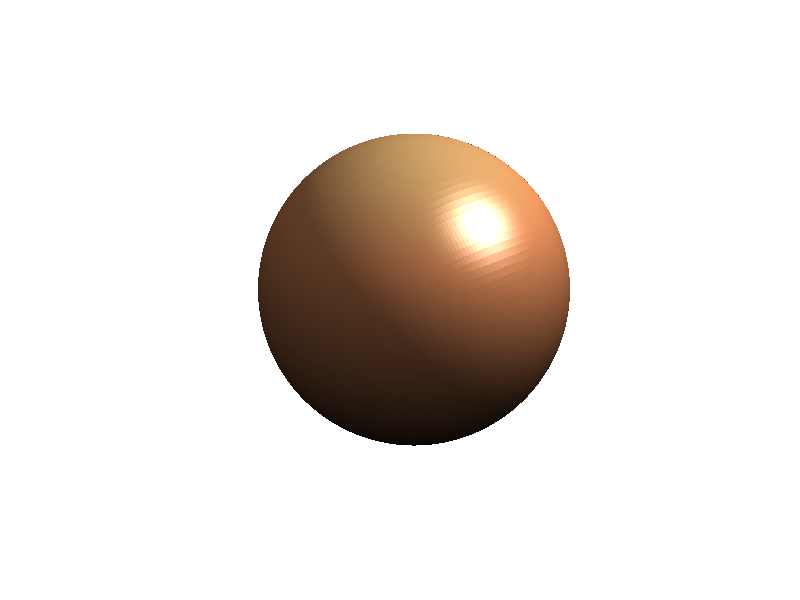

The MATLAB script that drew this image:
% Listing 11-11 - Constructing a sphere
clear
clc
close all

 facets = 120; radius = 1;
 thr = linspace(0, 2*pi, facets); % range of theta
 phir = linspace(0, pi, facets);  % range of phi
 [th, phi] = meshgrid( thr, phir );
 x = radius * cos(phi);
 y = radius * sin(phi) .* cos(th);
 z = radius * sin(phi) .* sin(th);
 surf(x, y, z);
 shading interp
 colormap copper
 axis equal, axis tight, axis off
 lightangle(60, 45)
